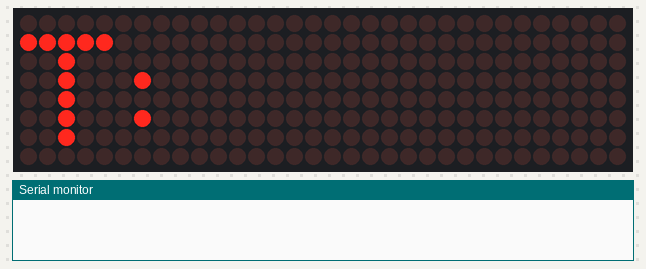
A sketch run on a simulated Arduino Uno, built with avr-gcc and run on an emulated ATmega328P. On the bench: 32×8 LED matrix, the last lines printed to the serial monitor.

Above: at 0.16 s.
At 0.76 s:
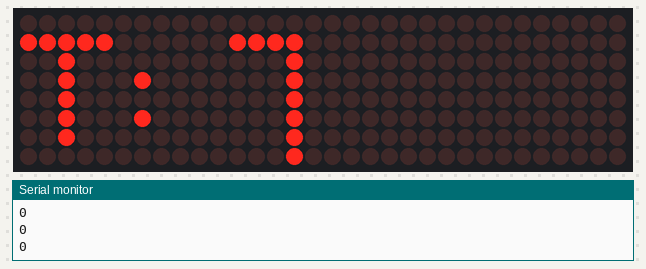
At 1.67 s:
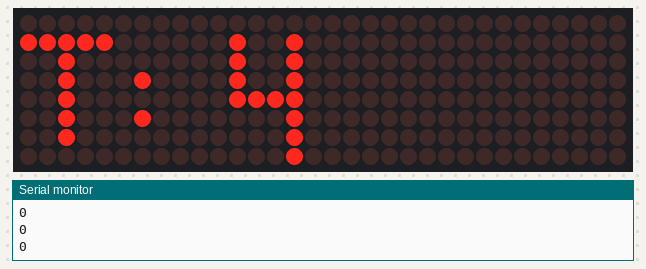
At 2.57 s:
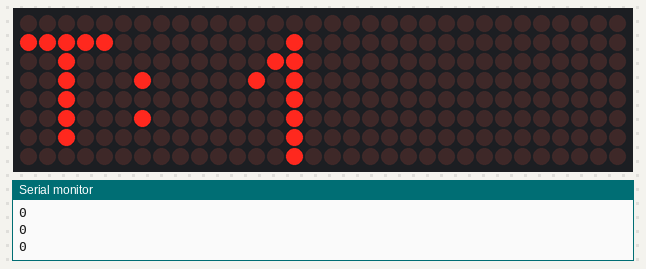
At 3.48 s:
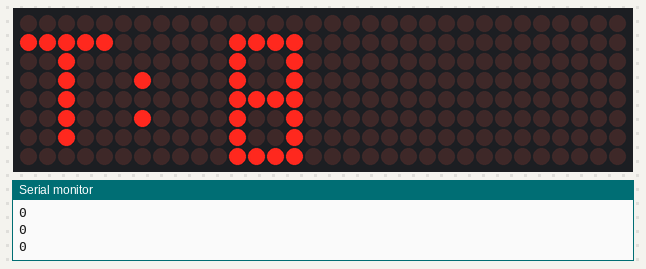

The sketch:

Matrix.ino
```cpp
#include <LedControl.h>

LedControl LED=LedControl(A2,A3,9,4);

void writeArduinoOnMatrix() {
  /* here is the data for the characters */
  byte a[8]= {B00000000,
B11111000,
B00100000,
B00100010,
B00100000,
B00100010,
B00100000,
B00000000};

  /* now display them one by one with a small delay */
  LED.setRow(3,0,a[0]);
  LED.setRow(3,1,a[1]);
  LED.setRow(3,2,a[2]);
  LED.setRow(3,3,a[3]);
  LED.setRow(3,4,a[4]);
  LED.setRow(3,5,a[5]);
  LED.setRow(3,6,a[6]);
  LED.setRow(3,7,a[7]);
}

void writeArduinoOnMatrix0() {
  /* here is the data for the characters */
  byte a[8]= {B00000000,
B00011110,
B00010010,
B00010010,
B00010010,
B00010010,
B00010010,
B00011110};

  /* now display them one by one with a small delay */
  LED.setRow(2,0,a[0]);
  LED.setRow(2,1,a[1]);
  LED.setRow(2,2,a[2]);
  LED.setRow(2,3,a[3]);
  LED.setRow(2,4,a[4]);
  LED.setRow(2,5,a[5]);
  LED.setRow(2,6,a[6]);
  LED.setRow(2,7,a[7]);
}

void writeArduinoOnMatrix1() {
  /* here is the data for the characters */
  byte a[8]= {B00000000,
B00000010,
B00000110,
B00001010,
B00000010,
B00000010,
B00000010,
B00000010};

  /* now display them one by one with a small delay */
  LED.setRow(2,0,a[0]);
  LED.setRow(2,1,a[1]);
  LED.setRow(2,2,a[2]);
  LED.setRow(2,3,a[3]);
  LED.setRow(2,4,a[4]);
  LED.setRow(2,5,a[5]);
  LED.setRow(2,6,a[6]);
  LED.setRow(2,7,a[7]);
}

void writeArduinoOnMatrix2() {
  /* here is the data for the characters */
  byte a[8]= {B00000000,
B00001100,
B00010010,
B00000010,
B00000010,
B00000100,
B00001000,
B00011110};

  /* now display them one by one with a small delay */
  LED.setRow(2,0,a[0]);
  LED.setRow(2,1,a[1]);
  LED.setRow(2,2,a[2]);
  LED.setRow(2,3,a[3]);
  LED.setRow(2,4,a[4]);
  LED.setRow(2,5,a[5]);
  LED.setRow(2,6,a[6]);
  LED.setRow(2,7,a[7]);
}

void writeArduinoOnMatrix3() {
  /* here is the data for the characters */
  byte a[8]= {B00000000,
B00011110,
B00000010,
B00000010,
B00011110,
B00000010,
B00000010,
B00011110};

  /* now display them one by one with a small delay */
  LED.setRow(2,0,a[0]);
  LED.setRow(2,1,a[1]);
  LED.setRow(2,2,a[2]);
  LED.setRow(2,3,a[3]);
  LED.setRow(2,4,a[4]);
  LED.setRow(2,5,a[5]);
  LED.setRow(2,6,a[6]);
  LED.setRow(2,7,a[7]);
}

void writeArduinoOnMatrix4() {
  /* here is the data for the characters */
  byte a[8]= {B00000000,
B00010010,
B00010010,
B00010010,
B00011110,
B00000010,
B00000010,
B00000010};

  /* now display them one by one with a small delay */
  LED.setRow(2,0,a[0]);
  LED.setRow(2,1,a[1]);
  LED.setRow(2,2,a[2]);
  LED.setRow(2,3,a[3]);
  LED.setRow(2,4,a[4]);
  LED.setRow(2,5,a[5]);
  LED.setRow(2,6,a[6]);
  LED.setRow(2,7,a[7]);
}

void writeArduinoOnMatrix5() {
  /* here is the data for the characters */
  byte a[8]= {B00000000,
B00011110,
B00010000,
B00010000,
B00011110,
B00000010,
B00000010,
B00011110};

  /* now display them one by one with a small delay */
  LED.setRow(2,0,a[0]);
  LED.setRow(2,1,a[1]);
  LED.setRow(2,2,a[2]);
  LED.setRow(2,3,a[3]);
  LED.setRow(2,4,a[4]);
  LED.setRow(2,5,a[5]);
  LED.setRow(2,6,a[6]);
  LED.setRow(2,7,a[7]);
}

void writeArduinoOnMatrix6() {
  /* here is the data for the characters */
  byte a[8]= {B00000000,
B00011110,
B00010000,
B00010000,
B00011110,
B00010010,
B00010010,
B00011110};

  /* now display them one by one with a small delay */
  LED.setRow(2,0,a[0]);
  LED.setRow(2,1,a[1]);
  LED.setRow(2,2,a[2]);
  LED.setRow(2,3,a[3]);
  LED.setRow(2,4,a[4]);
  LED.setRow(2,5,a[5]);
  LED.setRow(2,6,a[6]);
  LED.setRow(2,7,a[7]);
}

void writeArduinoOnMatrix7() {
  /* here is the data for the characters */
  byte a[8]= {B00000000,
B00011110,
B00000010,
B00000010,
B00000010,
B00000010,
B00000010,
B00000010};

  /* now display them one by one with a small delay */
  LED.setRow(2,0,a[0]);
  LED.setRow(2,1,a[1]);
  LED.setRow(2,2,a[2]);
  LED.setRow(2,3,a[3]);
  LED.setRow(2,4,a[4]);
  LED.setRow(2,5,a[5]);
  LED.setRow(2,6,a[6]);
  LED.setRow(2,7,a[7]);
}

void writeArduinoOnMatrix8() {
  /* here is the data for the characters */
  byte a[8]= {B00000000,
B00011110,
B00010010,
B00010010,
B00011110,
B00010010,
B00010010,
B00011110};

  /* now display them one by one with a small delay */
  LED.setRow(2,0,a[0]);
  LED.setRow(2,1,a[1]);
  LED.setRow(2,2,a[2]);
  LED.setRow(2,3,a[3]);
  LED.setRow(2,4,a[4]);
  LED.setRow(2,5,a[5]);
  LED.setRow(2,6,a[6]);
  LED.setRow(2,7,a[7]);
}

void writeArduinoOnMatrix9() {
  /* here is the data for the characters */
  byte a[8]= {B00000000,
B00011110,
B00010010,
B00010010,
B00011110,
B00000010,
B00000010,
B00011110};

  /* now display them one by one with a small delay */
  LED.setRow(2,0,a[0]);
  LED.setRow(2,1,a[1]);
  LED.setRow(2,2,a[2]);
  LED.setRow(2,3,a[3]);
  LED.setRow(2,4,a[4]);
  LED.setRow(2,5,a[5]);
  LED.setRow(2,6,a[6]);
  LED.setRow(2,7,a[7]);
}

void setup() {
  Serial.begin(115200);
  LED.shutdown(3, false);
  LED.setIntensity(3,8);
  LED.clearDisplay(3);

  LED.shutdown(2, false);
  LED.setIntensity(2,8);
  LED.clearDisplay(2);

  writeArduinoOnMatrix();
}

void loop() {
  delay(10);
  LED.clearDisplay(2);
  writeArduinoOnMatrix0();
  delay(10);
  LED.clearDisplay(2);
  writeArduinoOnMatrix1();
  delay(10);
  LED.clearDisplay(2);
  writeArduinoOnMatrix2();
  delay(10);
  LED.clearDisplay(2);
  writeArduinoOnMatrix3();
  delay(10);
  LED.clearDisplay(2);
  writeArduinoOnMatrix4();
  delay(10);
  LED.clearDisplay(2);
  writeArduinoOnMatrix5();
  delay(10);
  LED.clearDisplay(2);
  writeArduinoOnMatrix6();
  delay(10);
  LED.clearDisplay(2);
  writeArduinoOnMatrix7();
  delay(10);
  LED.clearDisplay(2);
  writeArduinoOnMatrix8();
  delay(10);
  LED.clearDisplay(2);
  writeArduinoOnMatrix9();
  Serial.println(0 / 8);
}
```

Measured:
- by itself, everything shown: repeats every 3.0 s, in 10 steps
